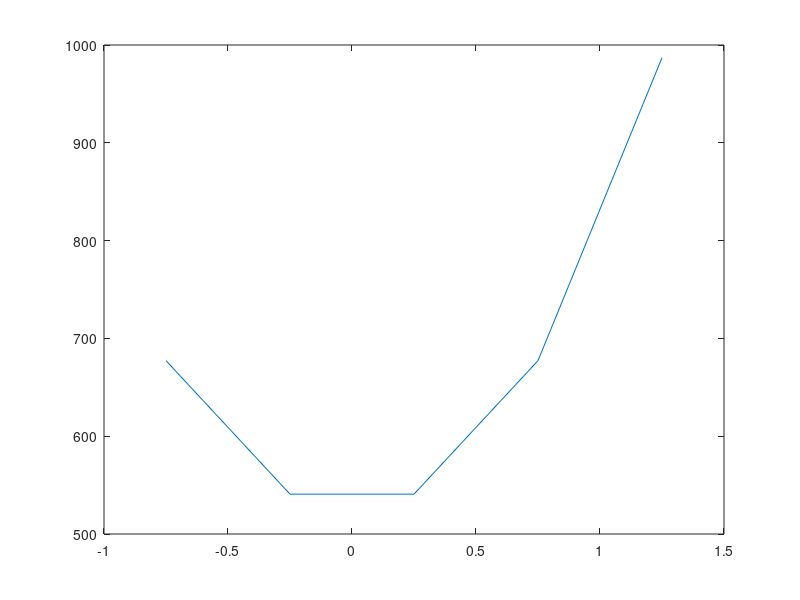

MATLAB code for this plot:
function ejercicio4
  
  x_data = [-0.75; -0.25; 0.25; 0.75; 1.25];
  y_data = [677.25; 540.75; 540.75; 677.25; 987.00];
  h = 0.5;
  
  # La derivada primera en X0 = -0.75 se calcula mediante
  # la derivada asimetrica hacia adelante de primer ordem
  der_x0 = (1.0 / (2.0 * h)) * (-3.0 * y_data(1) + 4.0 * y_data(2) - y_data(3))
  
  
  # La derivada primera en X1 = -0.25 la calculo mediante la 
  # derivada central
  der_x1 = (1.0 / (2.0 * h)) * (y_data(3) - y_data(1))
  plot(x_data, y_data)
  
  
  
endfunction
